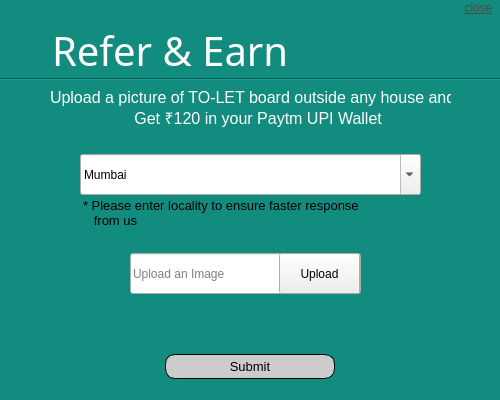
<?xml version="1.0" encoding="UTF-8"?>
<ui version="4.0">
 <class>Frame</class>
 <widget class="QFrame" name="Frame">
  <property name="geometry">
   <rect>
    <x>0</x>
    <y>0</y>
    <width>500</width>
    <height>400</height>
   </rect>
  </property>
  <property name="minimumSize">
   <size>
    <width>500</width>
    <height>400</height>
   </size>
  </property>
  <property name="maximumSize">
   <size>
    <width>500</width>
    <height>400</height>
   </size>
  </property>
  <property name="font">
   <font>
    <pointsize>6</pointsize>
   </font>
  </property>
  <property name="windowTitle">
   <string>Frame</string>
  </property>
  <property name="styleSheet">
   <string notr="true">QFrame{
	background-color:rgb(18, 140, 126);
}
</string>
  </property>
  <widget class="QLineEdit" name="refer_uploadimage_entry">
   <property name="geometry">
    <rect>
     <x>130</x>
     <y>253</y>
     <width>231</width>
     <height>41</height>
    </rect>
   </property>
   <property name="readOnly">
    <bool>true</bool>
   </property>
   <property name="placeholderText">
    <string>Upload an Image</string>
   </property>
  </widget>
  <widget class="QPushButton" name="refer_upload_button">
   <property name="geometry">
    <rect>
     <x>279</x>
     <y>253</y>
     <width>81</width>
     <height>41</height>
    </rect>
   </property>
   <property name="text">
    <string>Upload</string>
   </property>
  </widget>
  <widget class="QComboBox" name="refer_Combobox_city">
   <property name="geometry">
    <rect>
     <x>80</x>
     <y>154</y>
     <width>341</width>
     <height>41</height>
    </rect>
   </property>
   <property name="font">
    <font>
     <pointsize>9</pointsize>
    </font>
   </property>
   <property name="editable">
    <bool>true</bool>
   </property>
   <property name="currentText">
    <string>Mumbai</string>
   </property>
   <property name="placeholderText">
    <string/>
   </property>
   <item>
    <property name="text">
     <string>Mumbai</string>
    </property>
   </item>
   <item>
    <property name="text">
     <string>Pune</string>
    </property>
   </item>
   <item>
    <property name="text">
     <string>New Mumbai</string>
    </property>
   </item>
   <item>
    <property name="text">
     <string>Kalyan</string>
    </property>
   </item>
   <item>
    <property name="text">
     <string>Thane</string>
    </property>
   </item>
  </widget>
  <widget class="QLabel" name="refer_Information">
   <property name="geometry">
    <rect>
     <x>50</x>
     <y>88</y>
     <width>401</width>
     <height>41</height>
    </rect>
   </property>
   <property name="font">
    <font>
     <pointsize>12</pointsize>
    </font>
   </property>
   <property name="styleSheet">
    <string notr="true">color: rgb(255, 255, 255);</string>
   </property>
   <property name="text">
    <string>Upload a picture of TO-LET board outside any house and 
                   Get ₹120 in your Paytm UPI Wallet</string>
   </property>
  </widget>
  <widget class="QLabel" name="refer_note">
   <property name="geometry">
    <rect>
     <x>83</x>
     <y>197</y>
     <width>321</width>
     <height>31</height>
    </rect>
   </property>
   <property name="font">
    <font>
     <pointsize>10</pointsize>
    </font>
   </property>
   <property name="styleSheet">
    <string notr="true">background:none;</string>
   </property>
   <property name="text">
    <string>* Please enter locality to ensure faster response
   from us</string>
   </property>
  </widget>
  <widget class="Line" name="line">
   <property name="geometry">
    <rect>
     <x>0</x>
     <y>71</y>
     <width>501</width>
     <height>16</height>
    </rect>
   </property>
   <property name="orientation">
    <enum>Qt::Orientation::Horizontal</enum>
   </property>
  </widget>
  <widget class="QLabel" name="refer_Heading">
   <property name="geometry">
    <rect>
     <x>52</x>
     <y>30</y>
     <width>391</width>
     <height>41</height>
    </rect>
   </property>
   <property name="font">
    <font>
     <family>Engravers MT</family>
     <pointsize>30</pointsize>
    </font>
   </property>
   <property name="styleSheet">
    <string notr="true">color: rgb(255, 255, 255);</string>
   </property>
   <property name="text">
    <string>Refer &amp; Earn</string>
   </property>
  </widget>
  <widget class="QPushButton" name="refer_close">
   <property name="geometry">
    <rect>
     <x>463</x>
     <y>-2</y>
     <width>31</width>
     <height>20</height>
    </rect>
   </property>
   <property name="font">
    <font>
     <pointsize>9</pointsize>
     <underline>true</underline>
    </font>
   </property>
   <property name="styleSheet">
    <string notr="true">border:none;
color:rgb(74, 74, 74);</string>
   </property>
   <property name="text">
    <string>close</string>
   </property>
   <property name="checkable">
    <bool>true</bool>
   </property>
   <property name="autoExclusive">
    <bool>false</bool>
   </property>
  </widget>
  <widget class="QPushButton" name="refer_submit_earn">
   <property name="geometry">
    <rect>
     <x>165</x>
     <y>354</y>
     <width>170</width>
     <height>25</height>
    </rect>
   </property>
   <property name="font">
    <font>
     <pointsize>10</pointsize>
    </font>
   </property>
   <property name="styleSheet">
    <string notr="true">QPushButton
{
background-color:rgb(204, 204, 204);
border:1px solid black;
border-radius:10px;
color:black;
}
QPushButton:hover
{
border:1px solid white;
background-color:rgb(18, 140, 126);
	color: rgb(255, 255, 255);
}</string>
   </property>
   <property name="text">
    <string>Submit</string>
   </property>
   <property name="checkable">
    <bool>true</bool>
   </property>
  </widget>
 </widget>
 <resources/>
 <connections>
  <connection>
   <sender>refer_close</sender>
   <signal>toggled(bool)</signal>
   <receiver>Frame</receiver>
   <slot>close()</slot>
   <hints>
    <hint type="sourcelabel">
     <x>498</x>
     <y>8</y>
    </hint>
    <hint type="destinationlabel">
     <x>706</x>
     <y>14</y>
    </hint>
   </hints>
  </connection>
 </connections>
</ui>
